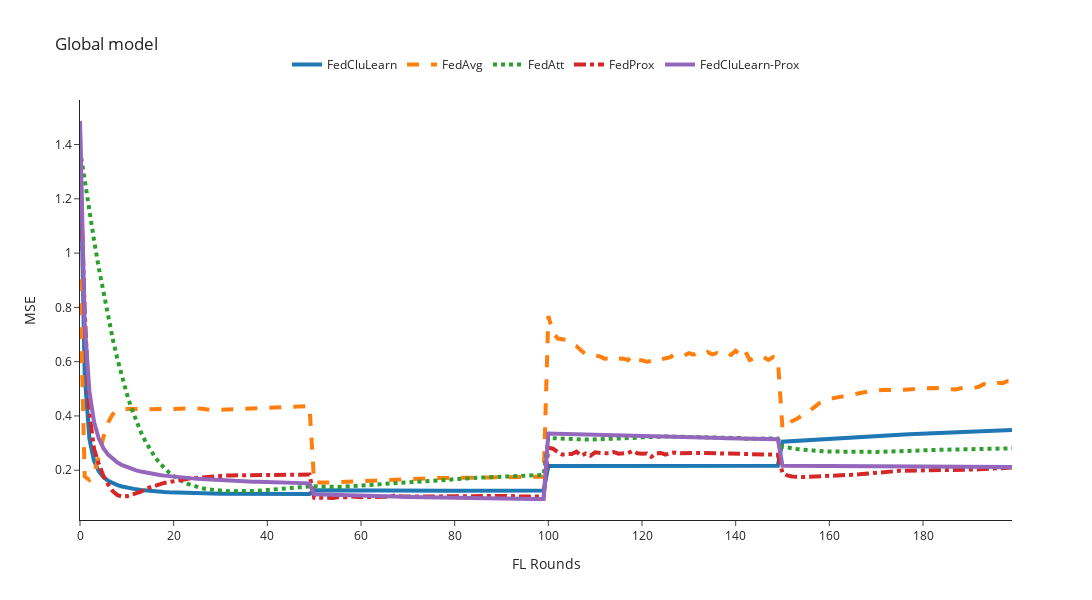

Source (notebook cell):
### Code cell
mse_column = 'mse'
# n_rounds, y = preprocessing_results(filenames=[global_FedCluLearn, global_FedCluLearn_recent, global_FedCluLearn_percentage, global_FedAvg, global_FedAtt, global_FedProx, global_FedCluLearn_Prox, global_FedCluLearn_Prox_recent, None], mse_column=mse_column)
# global_filenames = [global_FedCluLearn, global_FedAvg, global_FedAtt, global_FedProx, global_FedCluLearn_Prox]
global_filenames = [global_FedCluLearn, global_FedAvg, global_FedAtt, global_FedProx, global_FedCluLearn_Prox]
n_rounds, y = preprocessing_results(filenames=global_filenames, mse_column=mse_column)
#Avg {mse_column.upper()} Global model
plot_plotly(n_rounds, y, title=f'Global model', y_axis_title=f'{mse_column.upper()}', y_axis_max=1)

### Figure 1 — Plotly figure (JSON) as saved in the notebook; plotly's stock layout.template omitted (floating-point values rounded to 4 significant figures; data arrays with more than 128 entries replaced by an {"elided": "..."} marker saying what was removed)
{"data": [{"line": {"dash": "solid", "width": 4}, "mode": "lines", "name": "FedCluLearn", "type": "scatter", "x": {"elided": "201 int values"}, "y": {"elided": "200 float values"}}, {"line": {"dash": "dash", "width": 4}, "mode": "lines", "name": "FedAvg", "type": "scatter", "x": {"elided": "201 int values"}, "y": {"elided": "200 float values"}}, {"line": {"dash": "dot", "width": 4}, "mode": "lines", "name": "FedAtt", "type": "scatter", "x": {"elided": "201 int values"}, "y": {"elided": "200 float values"}}, {"line": {"dash": "dashdot", "width": 4}, "mode": "lines", "name": "FedProx", "type": "scatter", "x": {"elided": "201 int values"}, "y": {"elided": "200 float values"}}, {"line": {"dash": "solid", "width": 4}, "mode": "lines", "name": "FedCluLearn-Prox", "type": "scatter", "x": {"elided": "201 int values"}, "y": {"elided": "200 float values"}}], "layout": {"height": 600, "legend": {"orientation": "h", "x": 0.5, "xanchor": "center", "y": 1.05, "yanchor": "bottom"}, "title": {"text": "Global model"}, "width": 1200, "xaxis": {"title": {"text": "FL Rounds"}}, "yaxis": {"title": {"text": "MSE"}}}}
